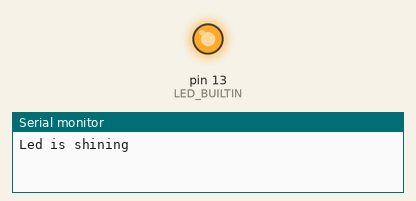
Bench run of a sketch on a simulated Arduino Uno, built with avr-gcc and run on an emulated ATmega328P. Parts: output pins drawn as LEDs (lit = HIGH), the last lines printed to the serial monitor.

Above: at 1.0 s.
At 3.0 s:
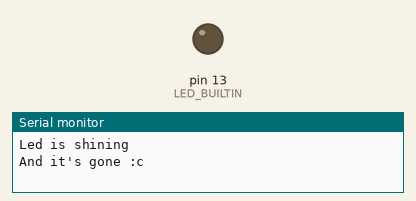
Timing chart, 0 to 5.2 s (numbered marks = the images above):
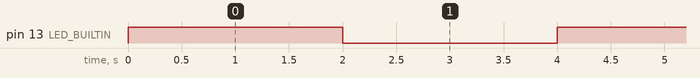

Measured:
- by itself, pin 13 (LED_BUILTIN): alternates HIGH for 2.0 s and LOW for 2.0 s

The sketch:

MyFristSketch.ino
```cpp
void setup() {
    Serial.begin(115200);
    pinMode(LED_BUILTIN, OUTPUT);
}

void loop() {
    digitalWrite(LED_BUILTIN, HIGH);
    Serial.write("Led is shining\n");
    delay(2000);
    digitalWrite(LED_BUILTIN, LOW);
    Serial.write("And it's gone :c\n");
    delay(2000);
}
```
